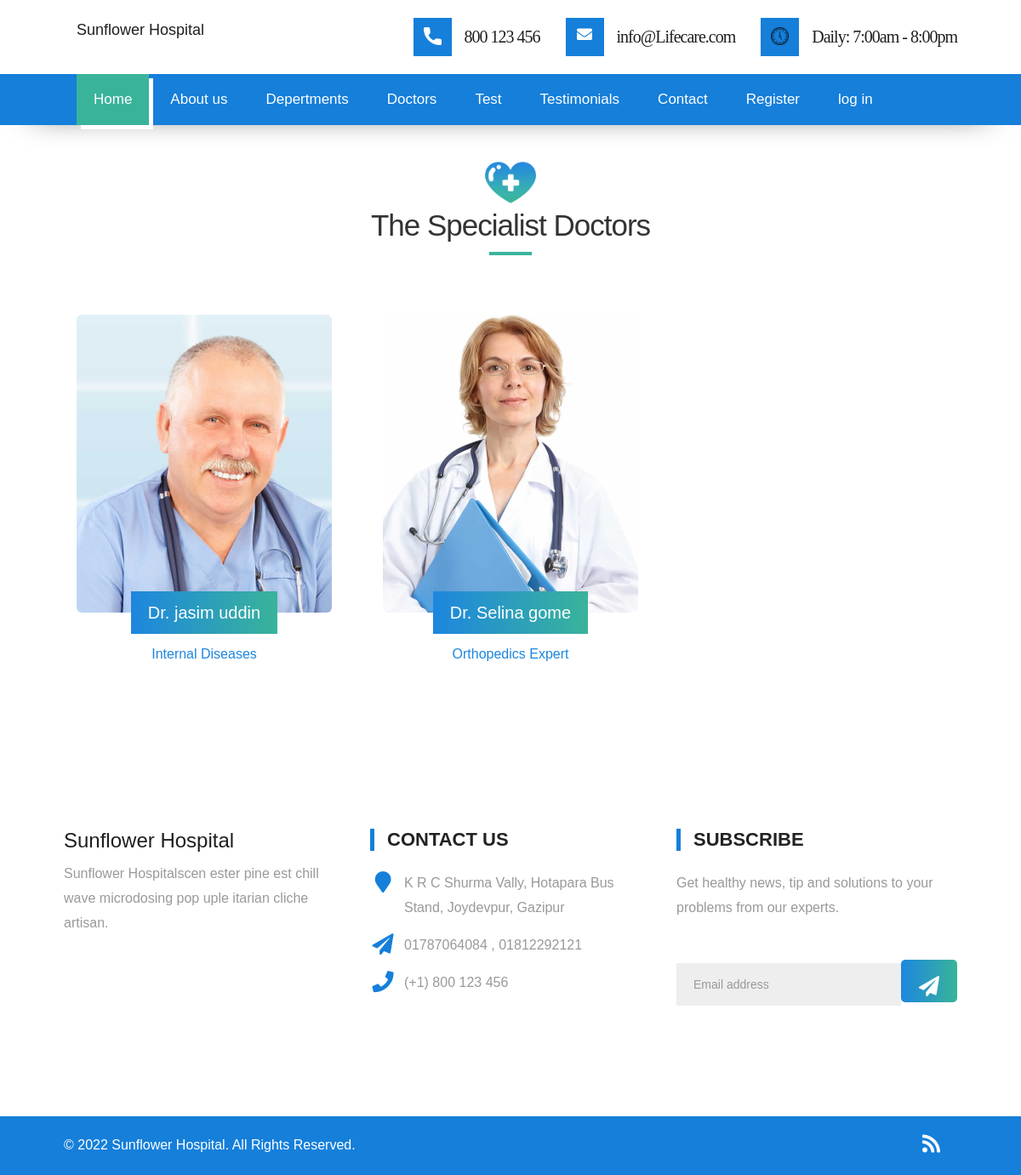
Screenshot of /doctor/ with the database file from the repository.
### profileapp/models.py (models this page shows, shortened)
class Doctor(models.Model):
    name = models.CharField(max_length=200)
    speciallist = models.CharField(max_length=200)
    image= models.ImageField(null=True,blank=True, default="avatar.svg")
    details = models.TextField(null=True,blank=True)

### homeapp/views.py (the view)
# urls.py: path('doctor/', views.doctor, name='doctorpage'),
def doctor(request):
    doctors = Doctor.objects.all()
    return render(request,'homeapp/doctor.html',{'doctors':doctors})

### templates/homeapp/doctor.html (shortened to what this page needs)
{% extends 'base.html' %}
{% load static %}
{% block content %}
{% include 'homeapp/navbar.html' %}
  <div id="doctors" class="parallax section db header-margin" data-stellar-background-ratio="0.4" style="background:#fff;" data-scroll-id="doctors" tabindex="-1">
    <div class="container">
    <div class="heading">
           <span class="icon-logo"><img src="{% static 'images/icon-logo.png' %}" alt="#"></span>
           <h2>The Specialist Doctors</h2>
        </div>
        <div class="row dev-list text-center">
            {% for doctor in doctors %}
            <div class="col-lg-4 col-md-4 col-sm-12 col-xs-12 wow fadeIn">
                <div class="widget clearfix">
                    <img src="{{doctor.image.url}}" alt="" class="img-responsive img-rounded">
                    <div class="widget-title">
                        <h3>{{doctor.name}}</h3>
                        <small>{{doctor.speciallist}}</small>
                    </div>
                </div>
            </div>
            {% endfor %}
        </div>
    </div>
</div>
{% include 'homeapp/footer.html' %}
{% endblock %}

### static/css/style.css (style rules this page uses)
body { color: #999; font-size: 15px; font-family: 'Source Sans Pro', sans-serif; line-height: 1.80857; }
h1, h2, h3, h4, h5, h6 { letter-spacing: 0; font-weight: normal; position: relative; padding: 0 0 10px 0; font-weight: normal; line-height: 120% !important; color: #1f1f1f; margin: 0 }
h2 { font-size: 22px }
h3 { font-size: 18px }
.parallax { background-attachment: fixed; background-size: cover; height: 100%; padding: 120px 0; position: relative; width: 100%; }
.section { display: block; position: relative; overflow: hidden; padding: 120px 0; }
.section.db { background-color: #1f1f1f; }
.section.colorsection p, .section.colorsection h3, .section.db h3 { color: #ffffff; }
.header-margin { margin-top: 80px; }
body { margin-top:20px; }

### static/css/versions.css (style rules this page uses)
body.clinic_version { font-family: 'Roboto', sans-serif; }
body.clinic_version .footer-links li:hover a, body.clinic_version .widget-title small, body.clinic_version .customwidget li i, body.clinic_version .navbar-nav span { color: #1d86df !important; }
body.clinic_version .dev-list .widget h3, body.clinic_version .icon_wrap, body.clinic_version .dmtop:hover, body.clinic_version .features-right li:hover i, body.clinic_version .features-left li:hover i, body.clinic_version .nav-pills > li:hover > a, body.clinic_version .nav-pills > li:focus > a, body.clinic_version .nav-pills > li.active > a, body.clinic_version .nav-pills > li.active > a:focus, body.clinic_version .nav-pills > li.active > a:hover, body.clinic_version .divider-bar, body.clinic_version .owl-next:hover i, body.clinic_version .owl-prev:hover i, body.clinic_version .icon-wrapper:hover i:hover, body.clinic_version .grd1:hover, body.clinic_version .grd1:focus { background-position: 100px; color: #ffffff; background: #1d86df; background: -moz-linear-gradient(left, #1d86df 0%, #39b49a 100%); background: -webkit-linear-gradient(left, #1d86df 0%, #39b49a 100%); background: linear-gradient(to right, #1d86df 0%, #39b49a 100%); filter: progid: DXImageTransform.Microsoft.gradient( startColorstr='#1d86df', endColorstr='#39b49a', GradientType=1); }
body.clinic_version .section { padding: 90px 0; }
body.clinic_version .dev-list .widget { background-color: #ffffff; padding: 15px; }
body.clinic_version .dev-list .widget h3 { display: inline-block; font-size: 18px; line-height: 1 !important; margin: 0 !important; padding: 4px 10px; position: relative; top: -12px; }
body.clinic_version .dev-list .widget small { display: block; margin: -10px 0 5px; }

### static/css/responsive.css (style rules this page uses)
@media (max-width: 1200px) { .container { width: 90%; } }

### static/css/custom.css (style rules this page uses)
* { font-family: 'Poppins', sans-serif; }
h1,h2,h3,h4,h5,h6 { font-family: 'Poppins', sans-serif; }
.heading { text-align: center; float: left; width: 100%; margin: 0 0 50px 0; }
.heading h2 { font-size: 35px; text-transform: none; font-weight: 400; letter-spacing: -1px; color: #333; margin: 5px 0; padding: 0; position: relative; }
.icon-logo img { width: 60px; }
.heading h2::after { width: 50px; height: 4px; background: #39b49b; content: ""; display: block; margin: 10px auto 0; }
body.clinic_version .section { padding: 90px 0; float: left; width: 100%; }
body.clinic_version .dev-list .widget h3 { display: inline-block; font-size: 20px; line-height: 1 !important; margin: 0 !important; padding: 15px 20px; position: relative; top: -25px; }
body.clinic_version .dev-list .widget small { display: block; margin: -15px 0 -5px; font-size: 16px; }

### static/css/detail.css (style rules this page uses)
img { max-width: 100%; }
img { vertical-align: middle; border-style: none; }

### rows the page displays
Doctor: image (picture), name "Dr. jasim uddin", speciallist "Internal Diseases"
Doctor: image (picture), name "Dr. Selina gome", speciallist "Orthopedics Expert"
